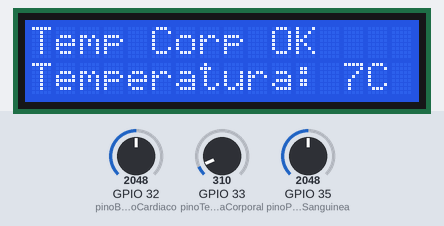
Bench run of a sketch on a simulated ESP32. On the bench: 16×2 character LCD. The test bench sets the inputs (shaded band); at power-on: GPIO 32 (pinoBatimentoCardiaco) = 2048, GPIO 35 (pinoPressaoSanguinea) = 2048, GPIO 33 (pinoTemperaturaCorporal) = 310. WiFi joins after 1.5 s; servers stay silent unless stated; uploads are accepted with an empty reply; what the sketch prints to the serial monitor is not drawn.

Above: at 2.7 s.
2.8 s: GPIO 32 (pinoBatimentoCardiaco) set to 2126
At 6.1 s:
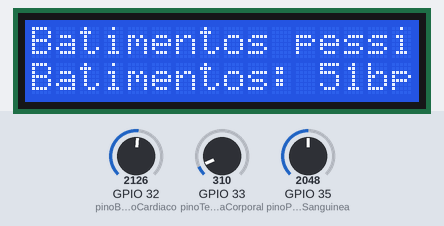
13.6 s: GPIO 35 (pinoPressaoSanguinea) set to 2128
At 16.2 s:
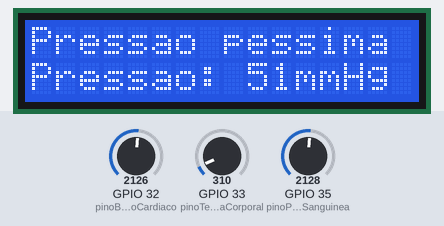
26.5 s: GPIO 32 (pinoBatimentoCardiaco) set to 2047
At 32.1 s:
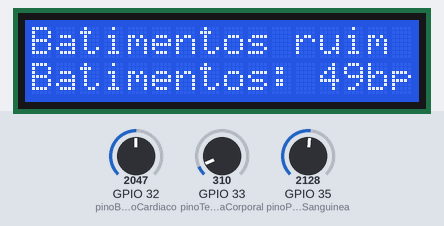
36.1 s: GPIO 35 (pinoPressaoSanguinea) set to 2047
At 45.3 s:
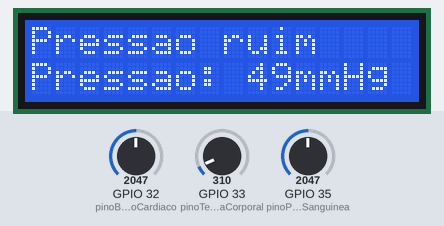
48.9 s: GPIO 32 (pinoBatimentoCardiaco) set to 1120
At 51.9 s:
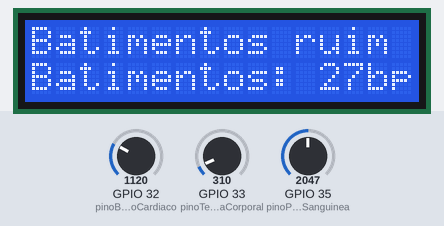
55.3 s: GPIO 32 (pinoBatimentoCardiaco) set to 1064
Timing chart, 0 to 58.3 s (numbered marks = the images above; inputs shaded):
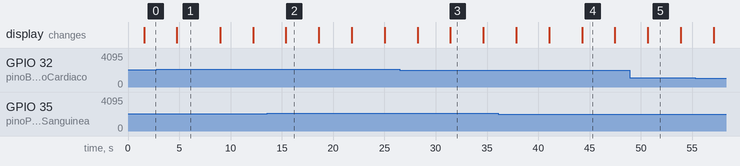

Measured:
- the behaviour switches between 2088 and 2089 on GPIO 32 (pinoBatimentoCardiaco) (found by bisection; images 0 and 1)
- the behaviour switches between 2088 and 2089 on GPIO 35 (pinoPressaoSanguinea) (found by bisection; images 1 and 2)
- after the input at 2.8 s, the display: changes after 2.0 s (image 1)
- after the input at 13.6 s, the display: changes after 1.8 s (image 2)
- after the input at 26.5 s, the display: first differs from a run without the input after 4.9 s (image 3)
- after the input at 36.1 s, the display: first differs from a run without the input after 8.2 s (image 4)
- what the display in image 1 shows lasts 4.2 s, from 4.8 s to 9.0 s

The sketch:

wifi-scan.ino
```cpp
/* ESP32 WiFi Scanning example */
#include <LiquidCrystal.h>
#include "WiFi.h"
#include <HTTPClient.h>

HTTPClient client;

char nomeWifi[] = "Wokwi-GUEST";
char senhaWifi[] = "";
char serverAddress[] = "https://api.tago.io/data";
char contentHeader[] = "application/json";
char tokenHeader[] = "19c01251-758a-48d5-abfd-1d8fa4e0c781";

LiquidCrystal lcd(0, 2, 4, 5, 16, 17);

int const pinoTemperaturaCorporal = 33;
int const pinoBatimentoCardiaco = 32;
int const pinoPressaoSanguinea = 35;

int valorTemperatura;
int valorBatimento;
int valorPressao;

void setup() {
  lcd.begin(16,2);
  pinMode(pinoTemperaturaCorporal, INPUT);
  pinMode(pinoBatimentoCardiaco, INPUT);
  pinMode(pinoPressaoSanguinea, INPUT);
  Serial.begin(115200);
  init_wifi();
}

void loop() {
  int valorTemperaturaCorporal = analogRead(pinoTemperaturaCorporal);
  valorTemperaturaCorporal = map(valorTemperaturaCorporal, 0, 4095, 0, 100);
  valorTemperatura = valorTemperaturaCorporal;

  if (valorTemperaturaCorporal > 0 && valorTemperaturaCorporal < 25){
    lcd.clear();
    lcd.print("Temp Corp OK ");
    lcd.setCursor(0, 1);
    lcd.print("Temperatura: ");
    lcd.print(valorTemperaturaCorporal);
    lcd.print("C");
    send_valorTemperaturaCorporal();
  }if (valorTemperaturaCorporal > 25 && valorTemperaturaCorporal < 50){
    lcd.clear();
    lcd.print("Temp Corp ruim ");
    lcd.setCursor(0, 1);
    lcd.print("Temperatura: ");
    lcd.print(valorTemperaturaCorporal);
    lcd.print("C");
    send_valorTemperaturaCorporal();
  }if (valorTemperaturaCorporal > 50){
    lcd.clear();
    lcd.print("Temp Corp pessima ");
    lcd.setCursor(0, 1);
    lcd.print("Temperatura: ");
    lcd.print(valorTemperaturaCorporal);
    lcd.print("C");
    send_valorTemperaturaCorporal();
  }

  Serial.print("Temperatura corporal: ");
  Serial.println(valorTemperaturaCorporal);
  delay(1000);

  //-------------------------------------------------------------------------------

  int valorBatimentoCardiaco = analogRead(pinoBatimentoCardiaco);
  valorBatimentoCardiaco = map(valorBatimentoCardiaco, 0, 4095, 0, 100);
  valorBatimento = valorBatimentoCardiaco;

  if (valorBatimentoCardiaco > 0 && valorBatimentoCardiaco < 25){
    lcd.clear();
    lcd.print("Batimentos OK ");
    lcd.setCursor(0, 1);
    lcd.print("Batimentos: ");
    lcd.print(valorBatimentoCardiaco);
    lcd.print("bpm");
    send_valorBatimentoCardiaco();
  }if (valorBatimentoCardiaco > 25 && valorBatimentoCardiaco < 50){
    lcd.clear();
    lcd.print("Batimentos ruim ");
    lcd.setCursor(0, 1);
    lcd.print("Batimentos: ");
    lcd.print(valorBatimentoCardiaco);
    lcd.print("bpm");
    send_valorBatimentoCardiaco();
  }if (valorBatimentoCardiaco > 50){
    lcd.clear();
    lcd.print("Batimentos pessimo ");
    lcd.setCursor(0, 1);
    lcd.print("Batimentos: ");
    lcd.print(valorBatimentoCardiaco);
    lcd.print("bpm");
    send_valorBatimentoCardiaco();
  }

  Serial.print("Valor batimento cardiaco: ");
  Serial.println(valorBatimentoCardiaco);
  delay(1000);

  //-------------------------------------------------------------------------------

  int valorPressaoSanguinea = analogRead(pinoPressaoSanguinea);
  valorPressaoSanguinea = map(valorPressaoSanguinea, 0, 4095, 0, 100);
  valorPressao = valorPressaoSanguinea;


  if (valorPressaoSanguinea > 0 && valorPressaoSanguinea < 25){
    lcd.clear();
    lcd.print("Pressao OK ");
    lcd.setCursor(0, 1);
    lcd.print("Pressao: ");
    lcd.print(valorPressaoSanguinea);
    lcd.print("mmHg");
    send_valorPressaoSanguinea();
  }if (valorPressaoSanguinea > 25 && valorPressaoSanguinea < 50){
    lcd.clear();
    lcd.print("Pressao ruim ");
    lcd.setCursor(0, 1);
    lcd.print("Pressao: ");
    lcd.print(valorPressaoSanguinea);
    lcd.print("mmHg");
    send_valorPressaoSanguinea();
  }if (valorPressaoSanguinea > 50){
    lcd.clear();
    lcd.print("Pressao pessima ");
    lcd.setCursor(0, 1);
    lcd.print("Pressao: ");
    lcd.print(valorPressaoSanguinea);
    lcd.print("mmHg");
    send_valorPressaoSanguinea();
  }

  Serial.print("Valor pressao sanguinea: ");
  Serial.println(valorPressaoSanguinea);
  delay(1000);

  //-------------------------------------------------------------------------------

}


void init_wifi() {
  Serial.println("Conectando WiFi");
  Serial.print("Wifi: ");
  Serial.println(nomeWifi);
  WiFi.begin(nomeWifi, senhaWifi);
  while (WiFi.status() != WL_CONNECTED) {
    Serial.print(".");
  }
  Serial.println("WiFi Conectado");
  Serial.print("Meu IP eh: ");
  Serial.println(WiFi.localIP());
}

void send_valorTemperaturaCorporal() {
  char anyData[30];
  char postData[300];
  char anyData1[30];
  char bAny[30];
  int statusCode = 0;

  strcpy(postData, "{\n\t\"variable\": \"valorTemperatura\",\n\t\"value\": ");
  dtostrf(valorTemperatura, 6, 2, anyData);
  strncat(postData, anyData, 100);
  strcpy(anyData1, ",\n\t\"unit\": \"C\"\n\t}\n");
  strncat(postData, anyData1, 100);
  Serial.println(postData);
  client.begin(serverAddress);
  client.addHeader("Content-Type", contentHeader);
  client.addHeader("Device-Token", tokenHeader);
  statusCode = client.POST(postData);
  delay(2000);

  Serial.print("Status code: ");
  Serial.println(statusCode);
  Serial.println("End of POST to TagoIO");
  Serial.println();
}

void send_valorBatimentoCardiaco() {
  char anyData[30];
  char postData[300];
  char anyData1[30];
  char bAny[30];
  int statusCode = 0;

  strcpy(postData, "{\n\t\"variable\": \"valorBatimento\",\n\t\"value\": ");
  dtostrf(valorBatimento, 6, 2, anyData);
  strncat(postData, anyData, 100);
  strcpy(anyData1, ",\n\t\"unit\": \"C\"\n\t}\n");
  strncat(postData, anyData1, 100);
  Serial.println(postData);
  client.begin(serverAddress);
  client.addHeader("Content-Type", contentHeader);
  client.addHeader("Device-Token", tokenHeader);
  statusCode = client.POST(postData);
  delay(2000);

  Serial.print("Status code: ");
  Serial.println(statusCode);
  Serial.println("End of POST to TagoIO");
  Serial.println();
}

void send_valorPressaoSanguinea() {
  char anyData[30];
  char postData[300];
  char anyData1[30];
  char bAny[30];
  int statusCode = 0;

  strcpy(postData, "{\n\t\"variable\": \"valorPressao\",\n\t\"value\": ");
  dtostrf(valorPressao, 6, 2, anyData);
  strncat(postData, anyData, 100);
  strcpy(anyData1, ",\n\t\"unit\": \"C\"\n\t}\n");
  strncat(postData, anyData1, 100);
  Serial.println(postData);
  client.begin(serverAddress);
  client.addHeader("Content-Type", contentHeader);
  client.addHeader("Device-Token", tokenHeader);
  statusCode = client.POST(postData);
  delay(2000);

  Serial.print("Status code: ");
  Serial.println(statusCode);
  Serial.println("End of POST to TagoIO");
  Serial.println();
}
```
